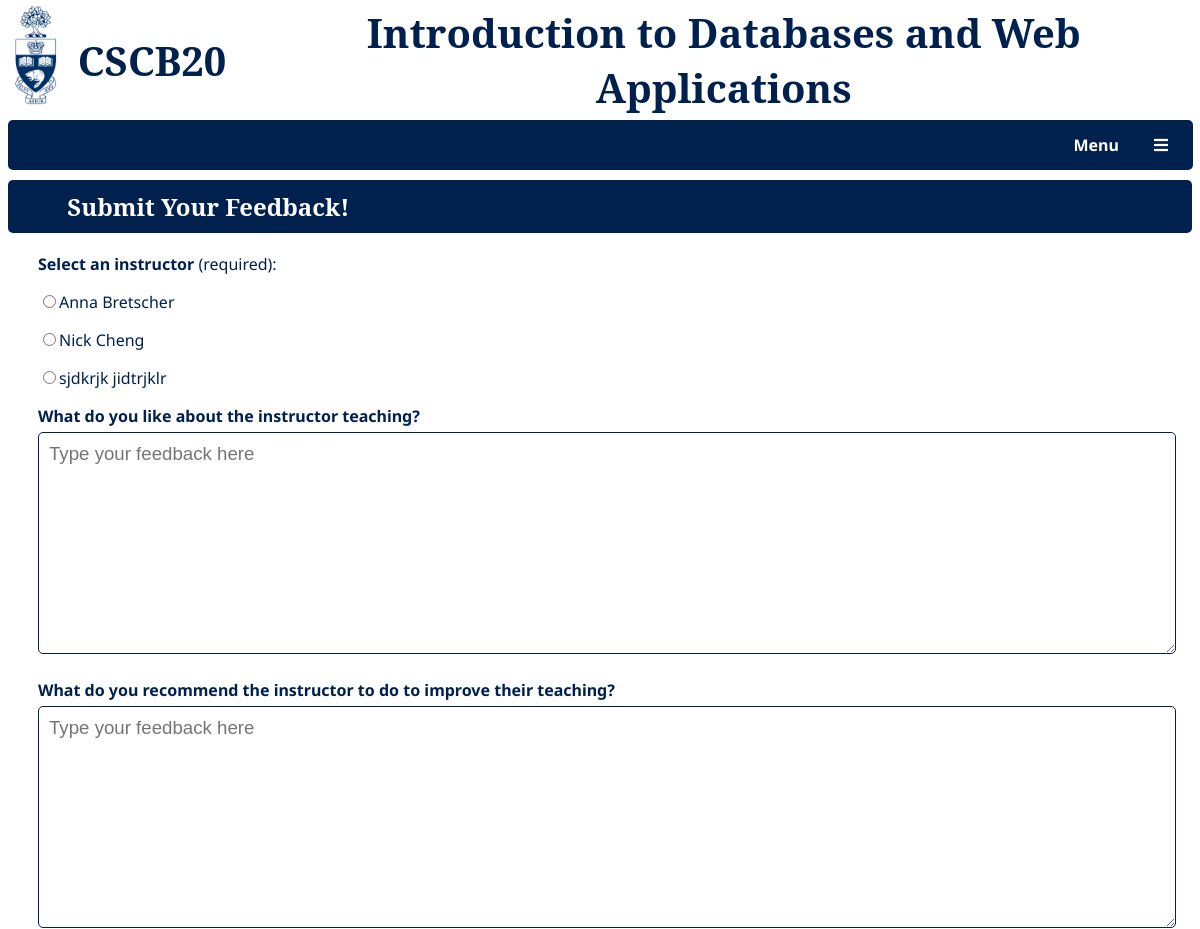
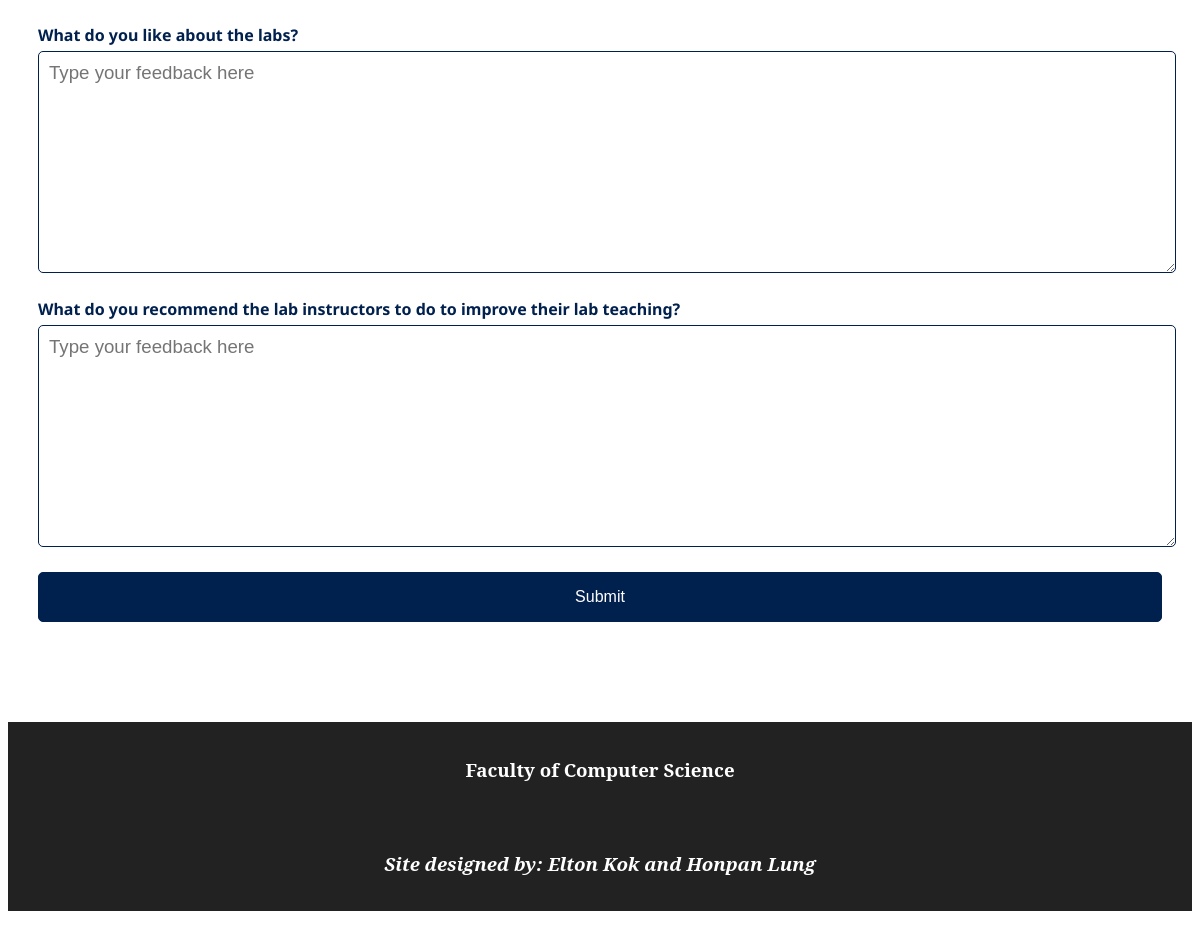
/studentfeedback (signed in), run on the app's committed database (2 pictures, top to bottom).
### tables this page shows
CREATE TABLE "student_feedback" (
	"uid"	INTEGER,
	"qa"	TEXT,
	"qb"	TEXT,
	"qc"	TEXT,
	"qd"	TEXT
);

### app.py (the view)
@app.route('/studentfeedback', methods=['GET', 'POST'])
def studentfeedback():
    if request.method == 'POST':
        form_data_but_in_dict = request.form.to_dict()
        print(form_data_but_in_dict)
        instructor_uid = form_data_but_in_dict.pop('instructor_uid')
        columns = 'uid'
        values = str(instructor_uid)
        for key in form_data_but_in_dict.keys():
            columns += ', ' + key
            values += ", '" + str(form_data_but_in_dict[key]) + "'"
        sql = """
        INSERT INTO student_feedback ({})
        VALUES ({})
        """.format(columns, values)
        db.engine.execute(text(sql))
        return render_template('studentfeedback_v2.success.html', instructors=get_uids_and_names_by_type("instructor"), questions=get_all_feedback_questions())
    else:
        return render_template('studentfeedback_v2.html', instructors=get_uids_and_names_by_type("instructor"), questions=get_all_feedback_questions())

### app.py (called while the page is built)
def get_uids_and_names_by_type(user_type):
    if user_type == "instructor" or user_type == "student":
        sql = """
        SELECT uid, first_name, last_name
        FROM users
        WHERE user_type == "{}"
        """.format(user_type)
        uid_firstname_lastname_obj = db.engine.execute(text(sql))
        uid_firstname_lastname = dict()
        for result in uid_firstname_lastname_obj:
            uid_firstname_lastname[result[0]] = str(result[1]) + ' ' + str(result[2])
        return uid_firstname_lastname

def get_table_headers(table):
    sql = """
    PRAGMA table_info({})
    """.format(table)
    table_obj = db.engine.execute(text(sql))
    table_headers = []
    for result in table_obj:
        table_headers.append(result[1])
    return table_headers

def get_all_student_feedbacks_v2(instructor_uid):
    table_headers = get_table_headers("student_feedback")
    table_headers.remove("uid")
    feedbacks = dict()
    for question in table_headers:
        sql = """
        SELECT {}
        FROM student_feedback
        WHERE uid == {}""".format(question ,instructor_uid)
        responses_obj = db.engine.execute(text(sql))
        responses = list()
        for response in responses_obj:
            responses.append(response[0])
        feedbacks[question] = responses
    return feedbacks

def get_all_feedback_questions():
    return get_all_student_feedbacks_v2("-1")

### templates/studentfeedback_v2.html (shortened to what this page needs)
{% if session['user_type'] == "student" %}
{% extends 'base.html' %}
{% block customcss %}
<link rel="stylesheet" href="static/stylesheet/feedback.css">
{% endblock %}
{% block content %}
<div class="content">
    <div class="subheadings" id="feedback-info">
        <h2> Submit Your Feedback! </h2>
    </div>
    <div class="form" id="feedback-form">
        <body>
            <form method="POST" id="feedback-form">
                <label><b>Select an instructor</b> (required): <div id="instructor_message"></div></label>
                {% for key in instructors.keys() %}
                <label><p><input type="radio" name="instructor_uid" value="{{key}}">{{instructors[key]}}</p></label>
                {% endfor %}
                {% for key in questions.keys() %}
                <div class="std-txtarea">
                    <label><b>{{questions[key][0]}}</b><div id="feedback_message"></div></label>
                    <textarea name="{{key}}" placeholder="Type your feedback here" class="questions"></textarea>
                </div>
                {% endfor %}
                <div class="submit-btn">
                    <input type="submit" value="Submit">
                </div>
            </form>
        </body>
    </div>
</div>
{% endblock %}
{% elif session['user_type'] == "instructor" %}
{% extends 'redirect.feedback.html' %}
{% else %}
{% extends 'redirect.home.html' %}
{% endif %}

### static/stylesheet/header+footer.css (style rules this page uses)
body { font-family: "Noto Sans", sans-serif; color: #00204E; }
.content { margin-top: 180px; padding-bottom: 100px; }

### static/stylesheet/subheading+blocks.css (style rules this page uses)
.subheadings h2 { background-color: #00204E; color: #ffffff; font-family: "Noto Serif", serif; padding-left: 5%; padding-top: 10px; padding-bottom: 10px; border-radius: 5px; margin-top: 50px; font-weight: bold; }

### static/stylesheet/feedback.css (style rules this page uses)
.form { margin-left: 30px; margin-right: 30px; }
input[type=text], textarea { width: 100%; margin-top: 5px; margin-bottom: 20px; font-family: sans-serif; padding-left: 10px; border-radius: 5px; font-size: 14pt; border: 1px solid #00204E; }
textarea { padding-top: 10px; padding-bottom: 10px; height: 200px; }
.submit-btn { display: flex; justify-content: center; }
input[type=submit] { height: 50px; width: 15%; background-color: #00204E; border: 1px solid #00204E; border-radius: 5px; cursor: pointer; color: #ffffff; font-family: sans-serif; font-size: 16px; }
@media (max-aspect-ratio: 99/100) { input[type=submit] { width: 100%; } }

### data on the page
student_feedback: qa "What do you like about the instructor teaching?" "What do you recommend the instructor to do to improve their teaching?" "What do you like about the labs?" "What do you recommend the lab instructors to do to improve their lab teaching?"

### other printed values
{{ instructors[key] }} "Anna Bretscher" "Nick Cheng" "sjdkrjk jidtrjklr"
